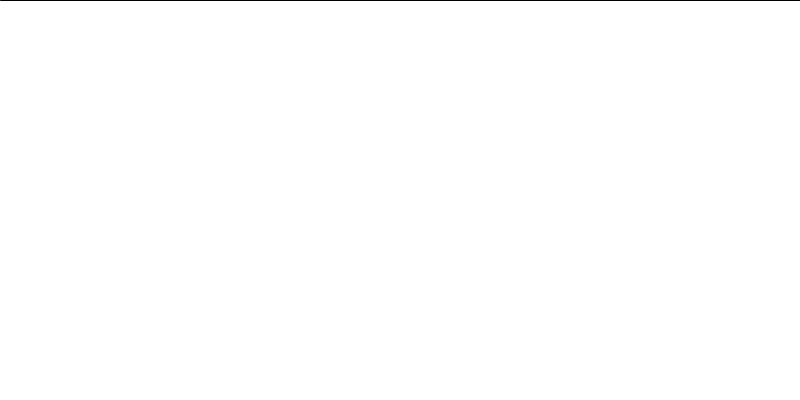
Frame 1 (no input)
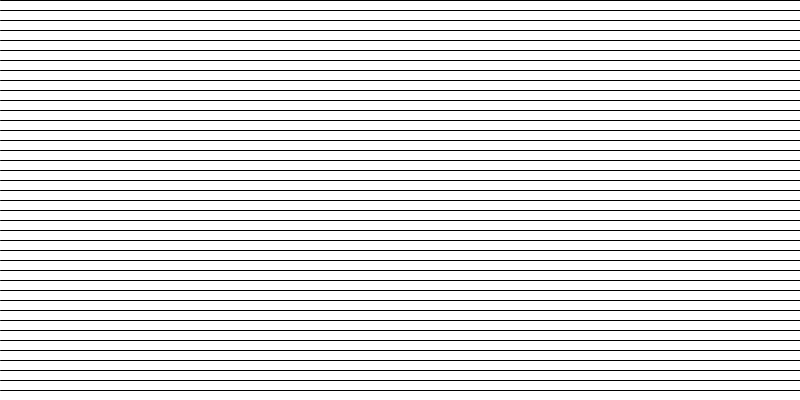
Frame 60 (the mouse pressed at the canvas centre just before this capture)
Frame 120 (the mouse held since frame 60 and released just before this capture): identical to frame 60, image omitted

The Processing sketch that drew these frames (run headless with seeded random() and noise(); from frame 60 on, the mouse is pressed at the canvas centre):

// Processing sketch: ex02
// ── ex02.pde
/*
  João Martinho Moura
  Mestrado em Tecnologia e Arte Digital. Universidade do Minho
  
  Aula 1 - 201311109

  Introducao Processing
  Modo activo (ciclo draw)
  Variaveis
  
*/

// modo Activo (com declaracao do setup e do draw)

// declaracao de variavel com atribuicao de valor
int posicaoY = 0;

// declaracoes iniciais do programa
void setup(){
  // tamanho da janela
  size(800,400);
  // velocidade de refrescamento do ciclo principal
  frameRate(15);
  // cor de fundo
  background(255,255,255);
}

// o ciclo principal do programa
void draw(){
  
  // desenho de uma linha
  line(0,posicaoY,800,posicaoY);
  
  // incremento da variavel posicaoY
  posicaoY = posicaoY + 10;
 
}
